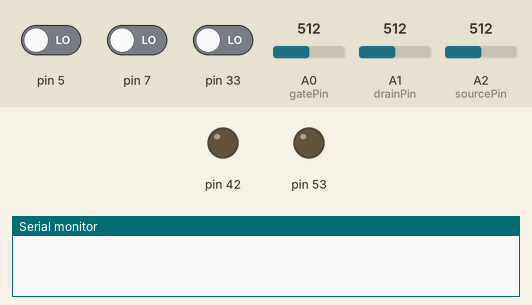
This sketch was run on a simulated Arduino Mega 2560, built with avr-gcc and run on an emulated ATmega2560. Shown: output pins drawn as LEDs (lit = HIGH), the last lines printed to the serial monitor. Dashed ring = blinking. The inputs (shaded band) are chosen by the test bench; at power-on: pin 5 LOW, pin 33 LOW, A0 (gatePin) = 512, A1 (drainPin) = 512, pin 7 LOW, A2 (sourcePin) = 512.

Above: at 1.2 s.
1.3 s: pin 5 driven HIGH and pin 33 driven HIGH
At 1.53 s:
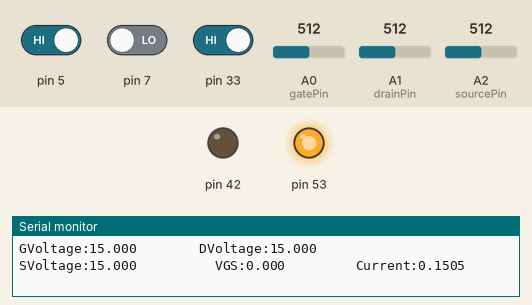
7.3 s: A0 (gatePin) set to 705
10.3 s: A0 (gatePin) set to 732
13.3 s: A1 (drainPin) set to 357
At 13.51 s:
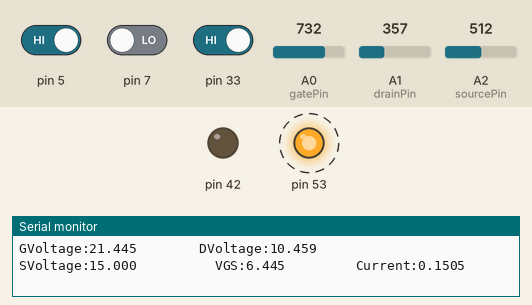
16.3 s: A1 (drainPin) set to 326
Timing chart, 0 to 20.3 s (numbered marks = the images above; inputs shaded):
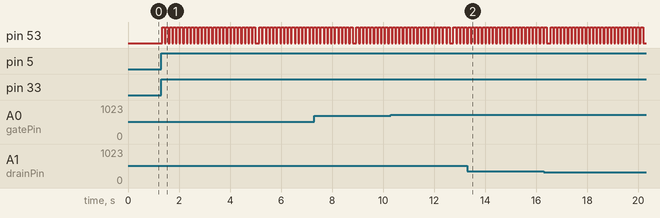

Measured:
- after the input at 1.3 s, pin 53: goes 25 × (HIGH 0.10 s, LOW 0.04 s), HIGH 0.10 s, LOW 0.15 s, 15 × (HIGH 0.10 s, LOW 0.04 s), then HIGH, starting at once

The sketch:

fullyIntegratedCode3222024.ino
```cpp
// This is omar's Notes for the pins
//for the SPI connections: for the (NMOS pot the CS:is pin 53,the dip switch is pin 1 that connects to pin 5 on the arduino)
// for the SPI connections: for the (PMOS pot the CS:is pin 42,the dip switch is pin 2 that connects to pin 7 on the arduino)
// for the SPI connections: for both SCK and SDI are pins (sck:52,sdi:51)
// for the button is pin 33

#include <SPI.h>

static const int spiClk = 1000000;
byte address = 0x00;
SPIClass *hspi = NULL;

//nmos
const int gatePin = A0;
const int drainPin = A1;
const int sourcePin = A2;


//pmos
const int pgatePin = A3; //change all a0 to a3 for pmos
const int psourcePin = A4; //change all a2 to a4 for pmos
const int pdrainPin = A5; //change all a1 to a5 for pmos

void setup()
{
  // button to turn on the device
  pinMode(33, INPUT);

  // switch for selection of pmos on the dip switch 2
  pinMode(7, INPUT);

  // switch for selecting nmos on the dip switch 1
  pinMode(5, INPUT);

  //for digital pot for pmos
  pinMode(42, OUTPUT);

  //second dig pot for nmos
  pinMode(53, OUTPUT);

  hspi = new SPIClass(SPI);
  hspi->begin();

  //for voltage sensor
  Serial.begin(9600);
}

void loop()
{
  int nswitch = digitalRead(5);

  int pswitch = digitalRead(7);

  int button = digitalRead(33);


 if(nswitch == HIGH && pswitch == LOW){ //when button pressed, nmos and pmos activating (not anymore)

    if(button == HIGH){
      //digitalPotWrite(0);
      for (int i = 0; i <= 255; i+=10){
        digitalPotWrite2(i);
        //digitalPotWrite(0);
        delay(100);
      }
    digitalPotWrite2(0);
    //digitalPotWrite(0);
    }

  }

  else if(pswitch == HIGH && nswitch == LOW){ //only pmos activating with this code
    if(button == HIGH){
      digitalWrite(53, HIGH);
      for (int i = 0; i <= 255; i+=5){
        digitalPotWrite(i);
        delay(100);
      }
    digitalPotWrite(0);
    }
  }
  // else if(nswitch == HIGH && pswitch == LOW){ //when button pressed, nmos and pmos activating
  //   if(button == HIGH){
  //     for (int i = 0; i <= 255; i+=10){
  //       digitalPotWrite2(i);
  //       delay(100);
  //     }
  //   digitalPotWrite2(0);
  //   }
  // }
}

float digitalPotWrite(int value) //pmos
{
  hspi->beginTransaction(SPISettings(spiClk, MSBFIRST, SPI_MODE0));
  //select digital pot
  digitalWrite(42, LOW);
  hspi->transfer(address);
  hspi->transfer(value);

  //for voltage & current sensor
  //for gate pin with inverting op-amp (Assuming it provides a negative voltage)
  int rawValue = analogRead(pgatePin);
  float pvoltageGate = (float)rawValue * (-30.0 / 1024.0); // Adjusted to negative

  //for drain pin with inverting op-amp (Assuming it provides a negative voltage)
  int rawValue2 = analogRead(pdrainPin);
  float pvoltageDrain = (float)rawValue2 * (-30.0 / 1024.0); // Adjusted to negative

  //for source pin with inverting op-amp (Assuming it provides a negative voltage)
  int rawValue3 = analogRead(psourcePin);
  float pvoltageSource = (float)rawValue3 * (-30.0 / 1024.0); // Adjusted to negative

  //calculate current (Note: Current direction is opposite for PMOS)
  float pcurrent = pvoltageSource / 99.09; // Current Measurement

  //calculate VSG (Note: VSG is the negative of what it is for NMOS)
  float pVGS = pvoltageGate - pvoltageSource;

  Serial.print("PGVoltage:");
  Serial.print(pvoltageGate, 3); //1.1725 v raw value: 282
  Serial.print("        PDVoltage:");
  Serial.print(pvoltageDrain, 3);
  Serial.print("        PSVoltage:");
  Serial.print(pvoltageSource, 3);
  Serial.print("          PVGS:");
  Serial.print(pVGS, 3);
  Serial.print("         PCurrent:");
  Serial.print(pcurrent, 4); // Adjusted to make it negative
  Serial.println();

  //deselect digital pot
  digitalWrite(42, HIGH);
  hspi->endTransaction();
}

float digitalPotWrite2(int value) //nmos
{
  hspi->beginTransaction(SPISettings(spiClk, MSBFIRST, SPI_MODE0));
  //select digital pot
  digitalWrite(53, LOW);
  hspi->transfer(address);
  hspi->transfer(value);

  //for voltage & current sensor
  //for gate pin with inverting op-amp (Assuming it provides a negative voltage)
  int rawValue = analogRead(gatePin);
  float voltageGate = (float)rawValue * (30.0 / 1024.0); // Adjusted to negative

  //for drain pin with inverting op-amp (Assuming it provides a negative voltage)
  int rawValue2 = analogRead(drainPin);
  float voltageDrain = (float)rawValue2 * (30.0 / 1024.0); // Adjusted to negative

  //for source pin with inverting op-amp (Assuming it provides a negative voltage)
  int rawValue3 = analogRead(sourcePin);
  float voltageSource = (float)rawValue3 * (30.0 / 1024.0); // Adjusted to negative

  //calculate current (Note: Current direction is opposite for PMOS)
  float current = voltageSource / 99.64; // Current Measurement

  //calculate VSG (Note: VSG is the negative of what it is for NMOS)
  float VGS = voltageGate - voltageSource;

  Serial.print("GVoltage:");
  Serial.print(voltageGate, 3); //1.1725 v raw value: 282
  Serial.print("        DVoltage:");
  Serial.print(voltageDrain, 3);
  Serial.print("        SVoltage:");
  Serial.print(voltageSource, 3);
  Serial.print("          VGS:");
  Serial.print(VGS, 3);
  Serial.print("         Current:");
  Serial.print(current, 4); // Adjusted to make it negative
  Serial.println();

  //deselect digital pot
  digitalWrite(53, HIGH);
  hspi->endTransaction();
}
```
